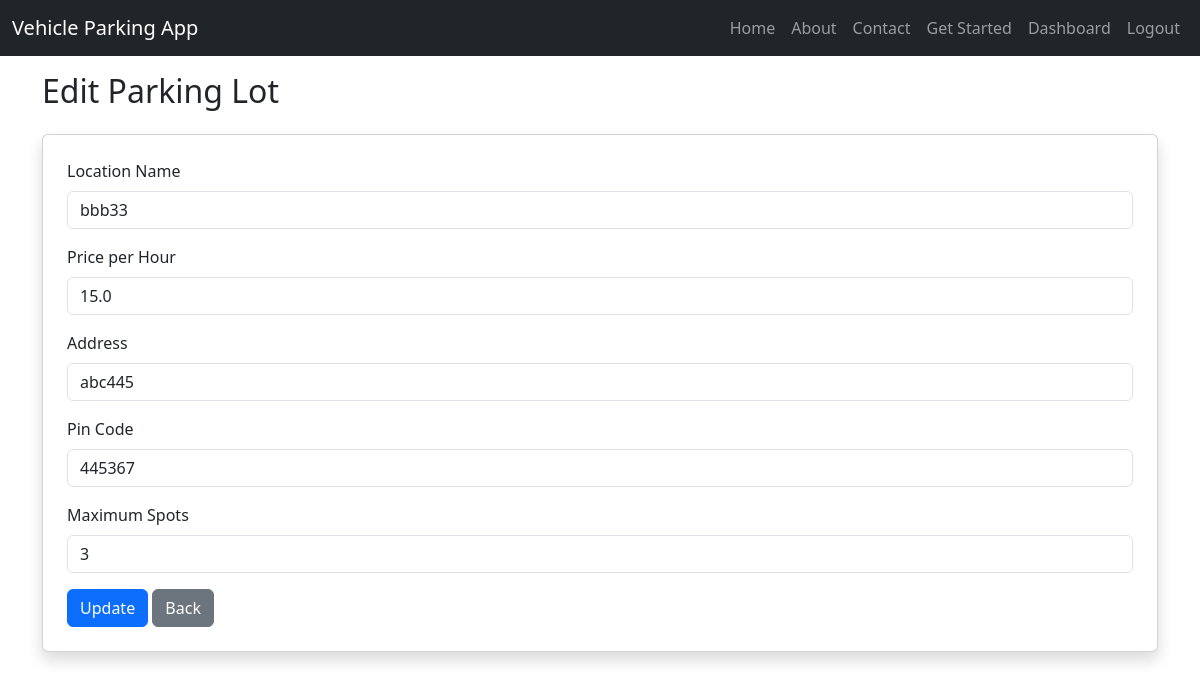
Page /admin/edit_lot/1 (signed in) on the committed database.
### models.py (models this page shows)
class ParkingLot(db.Model):
    id = db.Column(db.Integer, primary_key=True)
    prime_location_name = db.Column(db.String(100), unique=True, nullable=False)
    price = db.Column(db.Float, nullable=False)
    address = db.Column(db.String(200), nullable=False)
    pin_code = db.Column(db.String(10), unique=True, nullable=False)
    maximum_number_of_spots = db.Column(db.Integer, nullable=False)
    spots = db.relationship('ParkingSpot', backref='lot', lazy=True, cascade='all, delete-orphan')

### app.py (the view, shortened to what this page needs)
@app.route('/admin/edit_lot/<int:lot_id>', methods=['GET', 'POST'])
@login_required
def edit_lot(lot_id):
    if not current_user.is_admin:
        flash('Unauthorized access', 'danger')
        return redirect(url_for('dashboard'))
    lot = ParkingLot.query.get_or_404(lot_id)
    form = ParkingLotForm(obj=lot)
    return render_template('admin/edit_lot.html', form=form, lot=lot)

### forms.py
class ParkingLotForm(FlaskForm):
    location_name = StringField('Location Name', validators=[DataRequired()])
    price = FloatField('Price per Hour', validators=[DataRequired(), NumberRange(min=0)])
    address = StringField('Address', validators=[DataRequired()])
    pin_code = StringField('Pin Code', validators=[DataRequired()])
    max_spots = IntegerField('Maximum Spots', validators=[DataRequired(), NumberRange(min=1)])
    submit = SubmitField('Submit')

### app.py (called while the page is built)
@login_manager.user_loader
def load_user(user_id):
    try:
        return db.session.get(User, int(user_id))
    except Exception as e:
        logging.error(f"Error loading user {user_id}: {e}")
        return None

### templates/admin/edit_lot.html (shortened to what this page needs)
{% extends "base.html" %}
{% block content %}
<h2 class="mb-4">Edit Parking Lot</h2>
<div class="card shadow p-4">
    <form method="POST" action="{{ url_for('edit_lot', lot_id=lot.id) }}">
        <div class="mb-3">
            {{ form.location_name.label(class="form-label") }}
            {{ form.location_name(class="form-control", required=True, value=lot.prime_location_name) }}
        </div>
        <div class="mb-3">
            {{ form.price.label(class="form-label") }}
            {{ form.price(class="form-control", required=True, value=lot.price) }}
        </div>
        <div class="mb-3">
            {{ form.address.label(class="form-label") }}
            {{ form.address(class="form-control", required=True, value=lot.address, readonly=True) }}
        </div>
        <div class="mb-3">
            {{ form.pin_code.label(class="form-label") }}
            {{ form.pin_code(class="form-control", required=True, value=lot.pin_code, readonly=True) }}
        </div>
        <div class="mb-3">
            {{ form.max_spots.label(class="form-label") }}
            {{ form.max_spots(class="form-control", required=True, value=lot.maximum_number_of_spots) }}
        </div>
        <button type="submit" class="btn btn-primary">Update</button>
        <a href="{{ url_for('dashboard') }}" class="btn btn-secondary">Back</a>
    </form>
</div>
{% endblock %}

### rows in the picture
ParkingLot: price "15.0", address "abc445", pin_code "445367"
